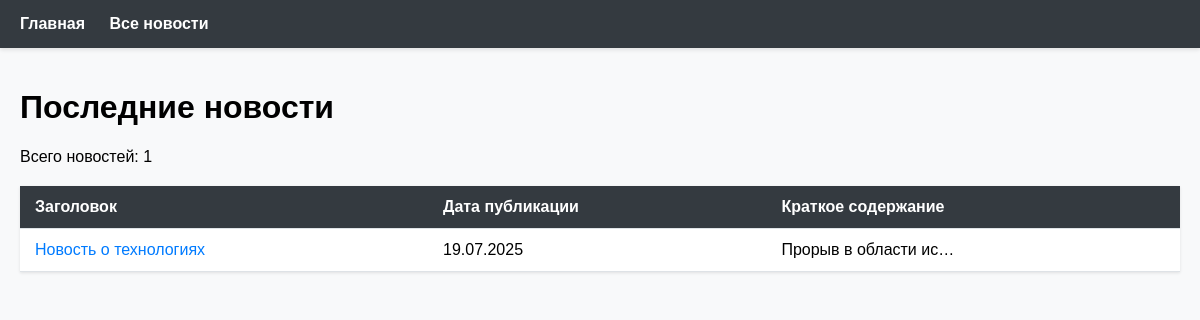
The page /news/ on the database as committed earlier.
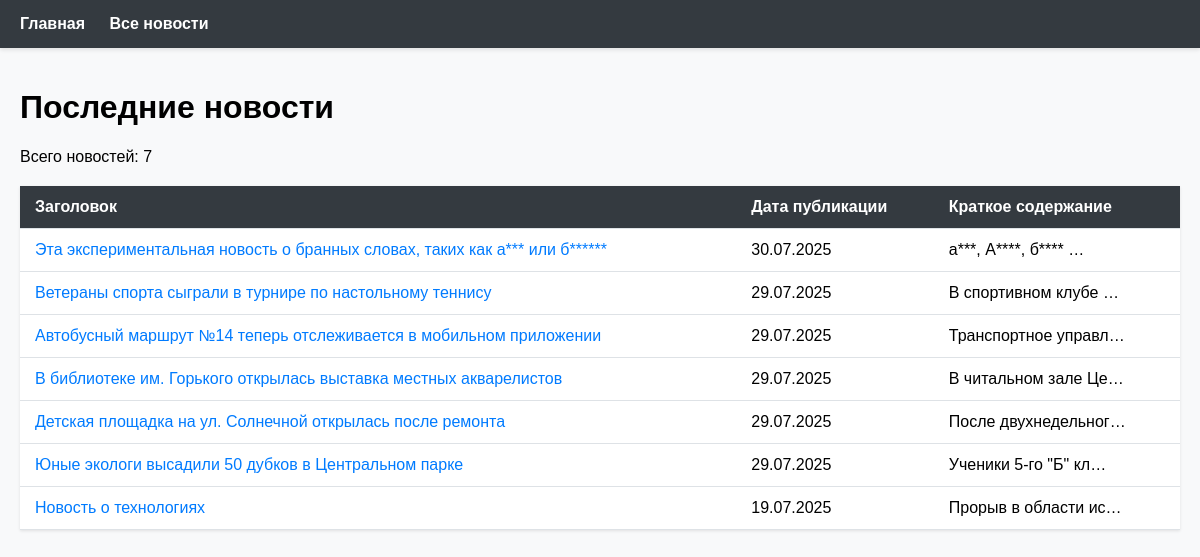
The same page on the database as committed later.
### NewsPortal/models.py (models this page shows, shortened)
class Post(models.Model):
    ARTICLE = 'AR'
    NEWS = 'NW'
    POST_TYPES = [
        (ARTICLE, 'Статья'),
        (NEWS, 'Новость')
    ]
    author = models.ForeignKey(
        Author,
        on_delete=models.CASCADE,
        related_name='posts'  # Явное указание related_name
    )
    post_type = models.CharField(max_length=2, choices=POST_TYPES)
    created_at = models.DateTimeField(auto_now_add=True)
    categories = models.ManyToManyField(Category, through='PostCategory')
    title = models.CharField(max_length=200)
    content = models.TextField()
    rating = models.IntegerField(default=0)

### NewsPortal/views.py (the view)
# urls.py: path('', views.news_list, name='news_list'),
def news_list(request):
    news = Post.objects.filter(post_type='NW').order_by('-created_at')
    return render(request, 'news/news_list.html', {
        'news_list': news,
        'total_news': news.count()
    })

### NewsPortal/templatetags/news_filters.py (called while the page is built)
@register.filter(name='censor')
def censor(value):
    if not isinstance(value, str):
        raise TypeError(f"Фильтр 'censor' применяется к строке, а не к {type(value)}")
    BAD_WORDS = [
        'анус',
        'аборт',
        'бздун',
        'беспезды',
        'бздюх',
        'бля',
        'блудилище',
        'блядво',
        'блядеха',
        'блядина',
        'блядистка',
    ]
    pattern = r'\b(' + '|'.join(BAD_WORDS) + r')\b'
    regex = re.compile(pattern, re.IGNORECASE)
    def replace_match(match):
        word = match.group(0)
        return word[0] + '*' * (len(word) - 1)
    return mark_safe(regex.sub(replace_match, value))

### NewsPortal/templates/news/news_list.html
{% extends 'default.html' %}
{% load news_filters %}
{% block content %}
    <h1>Последние новости</h1>
    <p>Всего новостей: {{ total_news }}</p>
    <table>
        <thead>
            <tr>
                <th>Заголовок</th>
                <th>Дата публикации</th>
                <th>Краткое содержание</th>
            </tr>
        </thead>
        <tbody>
            {% for post in news_list %}
                <tr>
                    <td><a href="{% url 'news_detail' post.id %}">{{ post.title|censor }}</a></td>
                    <td>{{ post.created_at|date:"d.m.Y" }}</td>
                    <td>{{ post.content|censor|truncatechars:20 }}</td>
                </tr>
            {% empty %}
                <tr>
                    <td colspan="3">Новостей пока нет.</td>
                </tr>
            {% endfor %}
        </tbody>
    </table>
{% endblock %}

Rows that differ between the two databases and show on the page:
added Post: title|censor "Эта экспериментальная новость о бранных словах, таких как а*** или б******", created_at "30.07.2025", content|censor "а***, А****, б**** …"
added Post: title|censor "Ветераны спорта сыграли в турнире по настольному теннису", created_at "29.07.2025", content|censor "В спортивном клубе …"
added Post: title|censor "Автобусный маршрут №14 теперь отслеживается в мобильном приложении", created_at "29.07.2025", content|censor "Транспортное управл…"
added Post: title|censor "В библиотеке им. Горького открылась выставка местных акварелистов", created_at "29.07.2025", content|censor "В читальном зале Це…"
added Post: title|censor "Детская площадка на ул. Солнечной открылась после ремонта", created_at "29.07.2025", content|censor "После двухнедельног…"
added Post: title|censor "Юные экологи высадили 50 дубков в Центральном парке", created_at "29.07.2025", content|censor "Ученики 5-го \"Б\" кл…"
Other text that changed with them:
{{ total_news }}: "1" → "7"
